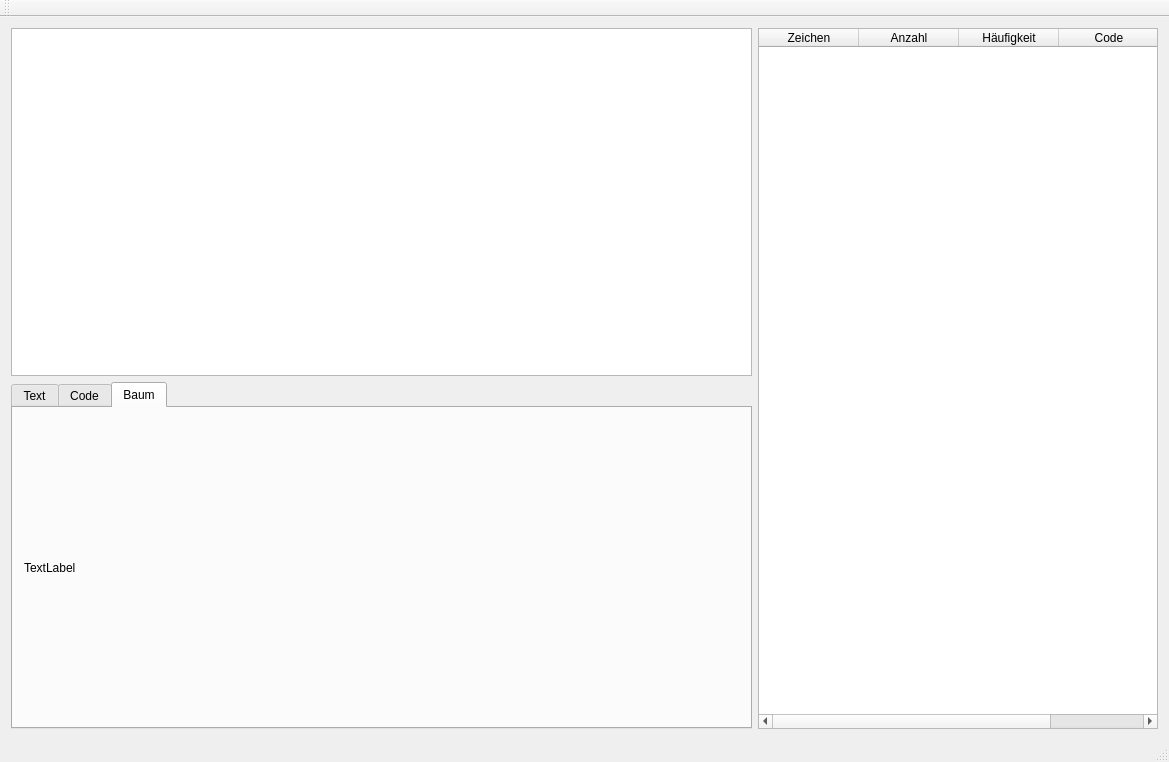
<?xml version="1.0" encoding="UTF-8"?>
<ui version="4.0">
 <class>MainWindow</class>
 <widget class="QMainWindow" name="MainWindow">
  <property name="geometry">
   <rect>
    <x>0</x>
    <y>0</y>
    <width>1169</width>
    <height>762</height>
   </rect>
  </property>
  <property name="sizePolicy">
   <sizepolicy hsizetype="Expanding" vsizetype="Expanding">
    <horstretch>0</horstretch>
    <verstretch>0</verstretch>
   </sizepolicy>
  </property>
  <property name="windowTitle">
   <string>Shannon-Fano-Kodierung</string>
  </property>
  <widget class="QWidget" name="centralWidget">
   <property name="sizePolicy">
    <sizepolicy hsizetype="Preferred" vsizetype="Preferred">
     <horstretch>0</horstretch>
     <verstretch>0</verstretch>
    </sizepolicy>
   </property>
   <layout class="QHBoxLayout" name="horizontalLayout_2">
    <property name="sizeConstraint">
     <enum>QLayout::SetNoConstraint</enum>
    </property>
    <item>
     <layout class="QHBoxLayout" name="horizontalLayout">
      <property name="sizeConstraint">
       <enum>QLayout::SetDefaultConstraint</enum>
      </property>
      <item>
       <layout class="QVBoxLayout" name="verticalLayout">
        <item>
         <widget class="QTextEdit" name="inputField"/>
        </item>
        <item>
         <widget class="QTabWidget" name="tabWidget">
          <property name="currentIndex">
           <number>2</number>
          </property>
          <widget class="QWidget" name="Text">
           <property name="statusTip">
            <string/>
           </property>
           <attribute name="title">
            <string>Text</string>
           </attribute>
           <layout class="QVBoxLayout" name="verticalLayout_6">
            <item>
             <widget class="QTextEdit" name="outputField">
              <property name="enabled">
               <bool>true</bool>
              </property>
              <property name="readOnly">
               <bool>true</bool>
              </property>
             </widget>
            </item>
           </layout>
          </widget>
          <widget class="QWidget" name="Code">
           <attribute name="title">
            <string>Code</string>
           </attribute>
           <layout class="QVBoxLayout" name="verticalLayout_8">
            <item>
             <widget class="QTextEdit" name="textbinary_field">
              <property name="undoRedoEnabled">
               <bool>false</bool>
              </property>
              <property name="readOnly">
               <bool>true</bool>
              </property>
             </widget>
            </item>
           </layout>
          </widget>
          <widget class="QWidget" name="Baum">
           <attribute name="title">
            <string>Baum</string>
           </attribute>
           <layout class="QVBoxLayout" name="verticalLayout_9">
            <item>
             <widget class="QLabel" name="treeView">
              <property name="sizePolicy">
               <sizepolicy hsizetype="Expanding" vsizetype="Expanding">
                <horstretch>0</horstretch>
                <verstretch>0</verstretch>
               </sizepolicy>
              </property>
              <property name="text">
               <string>TextLabel</string>
              </property>
             </widget>
            </item>
           </layout>
          </widget>
         </widget>
        </item>
       </layout>
      </item>
      <item>
       <widget class="QTableWidget" name="key_table">
        <property name="maximumSize">
         <size>
          <width>400</width>
          <height>16777215</height>
         </size>
        </property>
        <column>
         <property name="text">
          <string>Zeichen</string>
         </property>
        </column>
        <column>
         <property name="text">
          <string>Anzahl</string>
         </property>
        </column>
        <column>
         <property name="text">
          <string>Häufigkeit</string>
         </property>
        </column>
        <column>
         <property name="text">
          <string>Code</string>
         </property>
        </column>
       </widget>
      </item>
     </layout>
    </item>
   </layout>
  </widget>
  <widget class="QMenuBar" name="menuBar">
   <property name="geometry">
    <rect>
     <x>0</x>
     <y>0</y>
     <width>1169</width>
     <height>25</height>
    </rect>
   </property>
  </widget>
  <widget class="QToolBar" name="mainToolBar">
   <attribute name="toolBarArea">
    <enum>TopToolBarArea</enum>
   </attribute>
   <attribute name="toolBarBreak">
    <bool>false</bool>
   </attribute>
  </widget>
  <widget class="QStatusBar" name="statusBar"/>
 </widget>
 <layoutdefault spacing="6" margin="11"/>
 <resources/>
 <connections/>
</ui>
